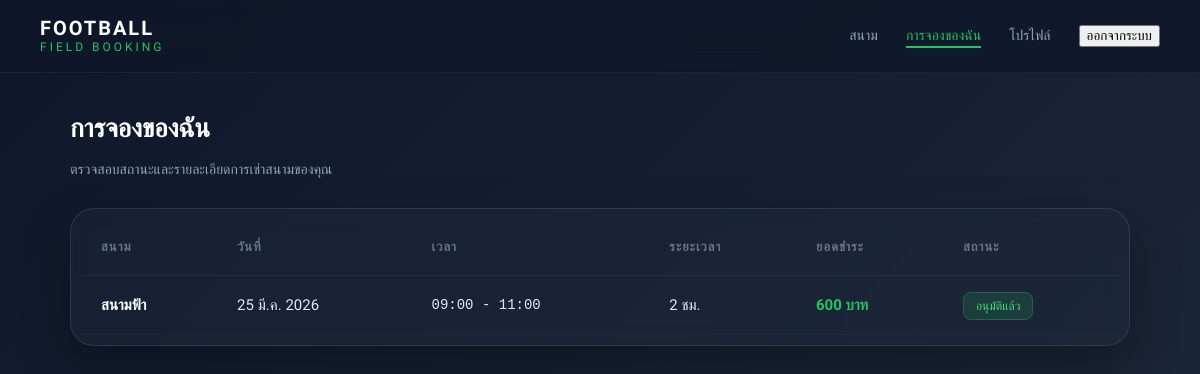
/my-booking/ (signed in), run on the app's committed database.
### booking/models.py (models this page shows, shortened)
class Booking(models.Model):
    STATUS_CHOICES = (
        ('pending', 'Pending'),
        ('approved', 'Approved'),
        ('rejected', 'Rejected'),
        ('cancelled', 'Cancelled'),
    )
    user = models.ForeignKey(User, on_delete=models.SET_NULL, null=True, blank=True)
    field = models.ForeignKey(Field, on_delete=models.SET_NULL, null=True, blank=True)
    date = models.DateField()
    start_time = models.TimeField()
    end_time = models.TimeField()
    hours = models.IntegerField()
    total_price = models.IntegerField()
    status = models.CharField(max_length=10, choices=STATUS_CHOICES, default='pending')
    slip = models.ImageField(upload_to="slips/", null=True, blank=True)
    created_at = models.DateTimeField(auto_now_add=True)
    hours = models.IntegerField()
    water_packs = models.IntegerField(default=0)
    balls = models.IntegerField(default=0)
    class Meta:
        ordering = ['-created_at']

class Field(models.Model):
    name = models.CharField(max_length=100)
    field_type = models.CharField(max_length=20, choices=FIELD_TYPE)
    price = models.IntegerField()
    image = models.ImageField(upload_to='fields/', null=True, blank=True)
    open_time = models.TimeField()
    close_time = models.TimeField()
    is_active = models.BooleanField(default=True)

### booking/views.py (the view)
# urls.py: path('my-booking/', views.my_booking, name='my_booking'),
def my_booking(request):
    bookings = Booking.objects.filter(user=request.user).order_by('-id')
    return render(request, 'booking/my-booking.html', {
        'bookings': bookings
    })

### booking/templates/booking/my-booking.html (shortened to what this page needs)
{% load static %}
<!DOCTYPE html>
<html lang="th">
<head>
    <link rel="stylesheet" href="{% static 'booking/css/my-booking.css' %}">
</head>
<body>
    <nav class="navbar">
        <div class="logo">
            <span class="logo-main">FOOTBALL</span>
            <span class="logo-sub">FIELD BOOKING</span>
        </div>
        <ul class="nav-menu">
            <li><a href="{% url 'home' %}">สนาม</a></li>
            <li><a href="{% url 'my_booking' %}" class="active">การจองของฉัน</a></li>
            <li><a href="{% url 'profile' %}">โปรไฟล์</a></li>
            <li>
                <form action="{% url 'logout' %}" method="post" style="display:inline;">
                    <button type="submit" class="logout-btn">ออกจากระบบ</button>
                </form>
            </li>
        </ul>
    </nav>
    <div class="container">
        <header class="page-header">
            <h1>การจองของฉัน</h1>
            <p class="subtitle">ตรวจสอบสถานะและรายละเอียดการเช่าสนามของคุณ</p>
        </header>
        <div class="table-card">
            <div class="table-wrapper">
                <table>
                    <thead>
                        <tr>
                            <th>สนาม</th>
                            <th>วันที่</th>
                            <th>เวลา</th>
                            <th>ระยะเวลา</th>
                            <th>ยอดชำระ</th>
                            <th>สถานะ</th>
                        </tr>
                    </thead>
                    <tbody>
                        {% if bookings %}
                        {% for booking in bookings %}
                        <tr>
                            <td class="field-info">
                                {% if booking.field %}
                                <span class="name">{{ booking.field.name }}</span>
                                {% else %}
                                <span class="name" style="color: red;">สนามถูกลบออกจากระบบ</span>
                                {% endif %}
                            </td>
                            <td>{{ booking.date|date:"d M Y" }}</td>
                            <td class="time-slot">{{ booking.start_time|time:"H:i" }} - {{ booking.end_time|time:"H:i" }}</td>
                            <td>{{ booking.hours }} ชม.</td>
                            <td class="total-price">{{ booking.total_price }} บาท</td>
                            <td>
                                {% if booking.status == "pending" %}
                                <span class="status-badge pending">รอตรวจสอบ</span>
                                {% elif booking.status == "approved" %}
                                <span class="status-badge approved">อนุมัติแล้ว</span>
                                {% else %}
                                <span class="status-badge rejected">ยกเลิก</span>
                                {% endif %}
                            </td>
                        </tr>
                        {% endfor %}
                        {% endif %}
                    </tbody>
                </table>
            </div>
        </div>
    </div>
</body>
</html>

### booking/static/booking/css/my-booking.css (style rules this page uses)
* { box-sizing: border-box; font-family: 'Prompt', sans-serif; transition: all 0.3s cubic-bezier(0.4, 0, 0.2, 1); }
body { margin: 0; min-height: 100vh; background: linear-gradient(135deg, #0f172a, #1e293b); color: #fff; overflow-x: hidden; }
.navbar { position: sticky; top: 0; z-index: 1000; padding: 18px 40px; display: flex; justify-content: space-between; align-items: center; background: rgba(15, 23, 42, 0.8); backdrop-filter: blur(12px); border-bottom: 1px solid rgba(255, 255, 255, 0.05); }
.logo { line-height: 1; }
.logo-main { display: block; font-size: 20px; font-weight: 700; letter-spacing: 2px; }
.logo-sub { font-size: 12px; font-weight: 500; color: #22c55e; letter-spacing: 3px; }
.nav-menu { list-style: none; display: flex; gap: 28px; margin: 0; padding: 0; }
.nav-menu a { color: #94a3b8; text-decoration: none; font-size: 14px; font-weight: 500; position: relative; padding: 5px 0; }
.nav-menu a:hover, .nav-menu a.active { color: #22c55e; }
.nav-menu a::after { content: ''; position: absolute; bottom: 0; left: 0; width: 0; height: 2px; background: #22c55e; transition: 0.3s; }
.nav-menu a:hover::after, .nav-menu a.active::after { width: 100%; }
.container { max-width: 1100px; margin: 40px auto; padding: 0 20px; }
.page-header { margin-bottom: 30px; }
.page-header h1 { font-size: 26px; font-weight: 700; }
.subtitle { color: #94a3b8; font-size: 14px; }
.table-card { background: rgba(30, 41, 59, 0.5); backdrop-filter: blur(10px); border: 1px solid rgba(255, 255, 255, 0.1); border-radius: 24px; padding: 10px; box-shadow: 0 20px 50px rgba(0, 0, 0, 0.3); }
.table-wrapper { overflow-x: auto; }
table { width: 100%; border-collapse: collapse; min-width: 800px; }
th { text-align: left; padding: 20px; font-size: 13px; font-weight: 600; color: #64748b; text-transform: uppercase; letter-spacing: 1px; border-bottom: 1px solid rgba(255, 255, 255, 0.05); }
td { padding: 20px; font-size: 15px; color: #e2e8f0; border-bottom: 1px solid rgba(255, 255, 255, 0.03); }
.field-info .name { font-weight: 600; color: #fff; display: block; }
.time-slot { font-family: monospace; font-size: 14px; }
.total-price { font-weight: 600; color: #22c55e; }
.status-badge { padding: 6px 12px; border-radius: 8px; font-size: 12px; font-weight: 500; }
.status-badge.approved { background: rgba(34, 197, 94, 0.15); color: #4ade80; border: 1px solid rgba(34, 197, 94, 0.3); }

### data on the page
Booking: field.name "สนามฟ้า", date "25 มี.ค. 2026", start_time "09:00", end_time "11:00", hours "2", total_price "600", status "อนุมัติแล้ว"
